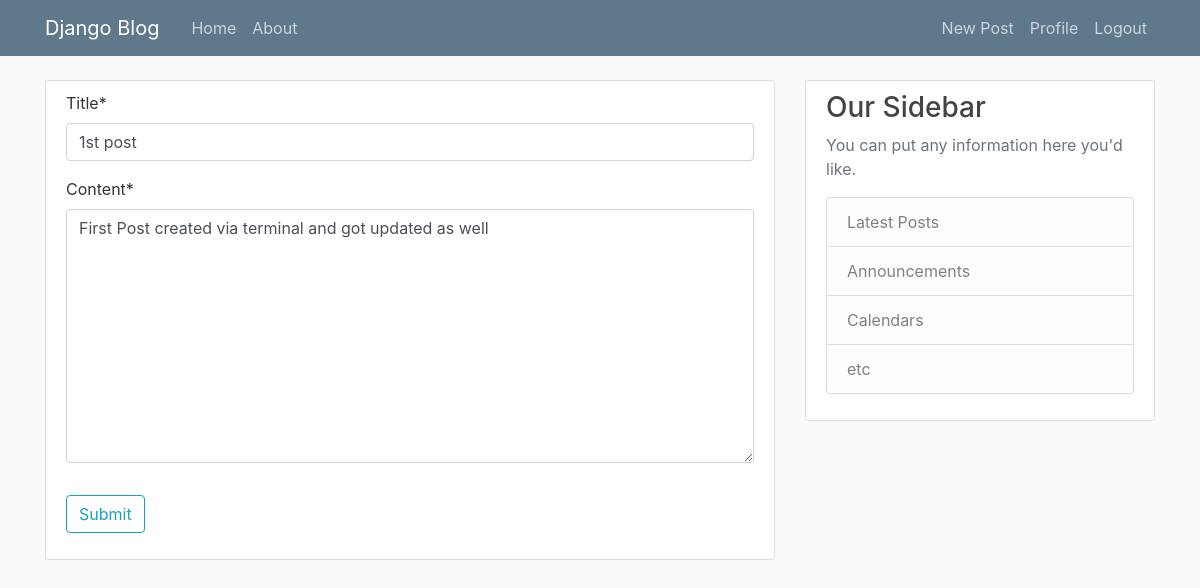
Page /post/1/update (signed in) on the committed database.
### blog/models.py (models this page shows, shortened)
class Post(models.Model):
	title = models.CharField(max_length = 100)
	content = models.TextField()
	date_posted = models.DateTimeField(default=timezone.now)
	author = models.ForeignKey(User, on_delete = models.CASCADE)

### blog/views.py (the view, shortened to what this page needs)
# urls.py: path("post/<int:pk>/update", PostUpdateView.as_view(), name='post-update'),
class PostUpdateView( LoginRequiredMixin, UserPassesTestMixin, UpdateView):
    model = Post
    fields = ['title', 'content']
    def test_func(self):
        post = self.get_object()
        if self.request.user == post.author:
            return True
        else:
            return False

### blog/templates/blog/post_form.html (shortened to what this page needs)
{% extends "blog/base.html"	%}
{% load crispy_forms_tags %}
{% block content %}
	<div class = "content-section">
		<form method="POST">
			<fieldset class="form-group">
				{{ form|crispy }}
			</fieldset>
			<div class="form-group">
				<button class="btn btn-outline-info type="submit">Submit</button>
			</div>
		</form>
	</div>
{% endblock content %}

### blog/static/blog/main.css (style rules this page uses)
body { background: #fafafa; color: #333333; margin-top: 5rem; }
.content-section { background: #ffffff; padding: 10px 20px; border: 1px solid #dddddd; border-radius: 3px; margin-bottom: 20px; }

### rows in the picture
Post: title "1st post", content "First Post created via terminal and got updated as well"
